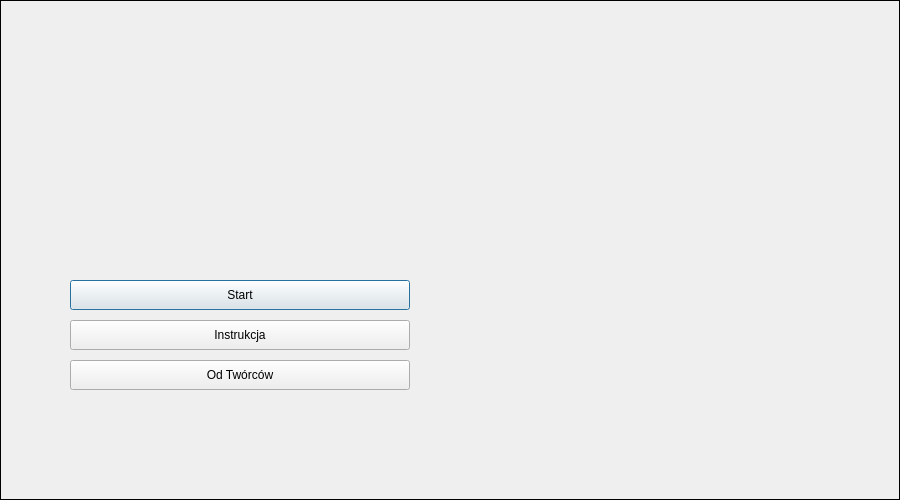
<?xml version="1.0" encoding="UTF-8"?>
<ui version="4.0">
 <class>Przywitanie</class>
 <widget class="QDialog" name="Przywitanie">
  <property name="geometry">
   <rect>
    <x>0</x>
    <y>0</y>
    <width>900</width>
    <height>500</height>
   </rect>
  </property>
  <property name="windowTitle">
   <string>Dialog</string>
  </property>
  <widget class="QLabel" name="Przywitanie_2">
   <property name="geometry">
    <rect>
     <x>0</x>
     <y>0</y>
     <width>900</width>
     <height>500</height>
    </rect>
   </property>
   <property name="frameShape">
    <enum>QFrame::Box</enum>
   </property>
   <property name="text">
    <string/>
   </property>
  </widget>
  <widget class="QPushButton" name="ButStart">
   <property name="geometry">
    <rect>
     <x>70</x>
     <y>280</y>
     <width>340</width>
     <height>30</height>
    </rect>
   </property>
   <property name="text">
    <string>Start</string>
   </property>
  </widget>
  <widget class="QPushButton" name="ButInst">
   <property name="geometry">
    <rect>
     <x>70</x>
     <y>320</y>
     <width>340</width>
     <height>30</height>
    </rect>
   </property>
   <property name="text">
    <string>Instrukcja</string>
   </property>
  </widget>
  <widget class="QPushButton" name="pushButton">
   <property name="geometry">
    <rect>
     <x>70</x>
     <y>360</y>
     <width>340</width>
     <height>30</height>
    </rect>
   </property>
   <property name="text">
    <string>Od Twórców</string>
   </property>
  </widget>
 </widget>
 <resources/>
 <connections/>
</ui>
